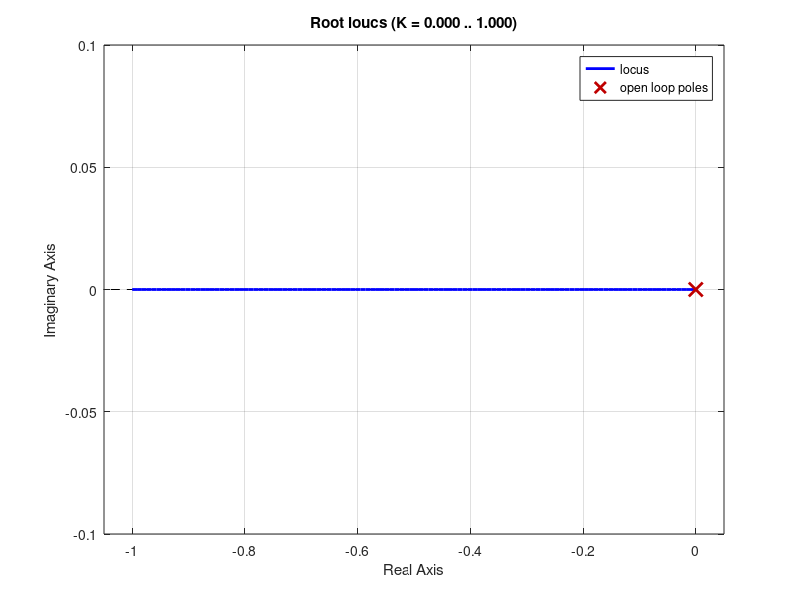
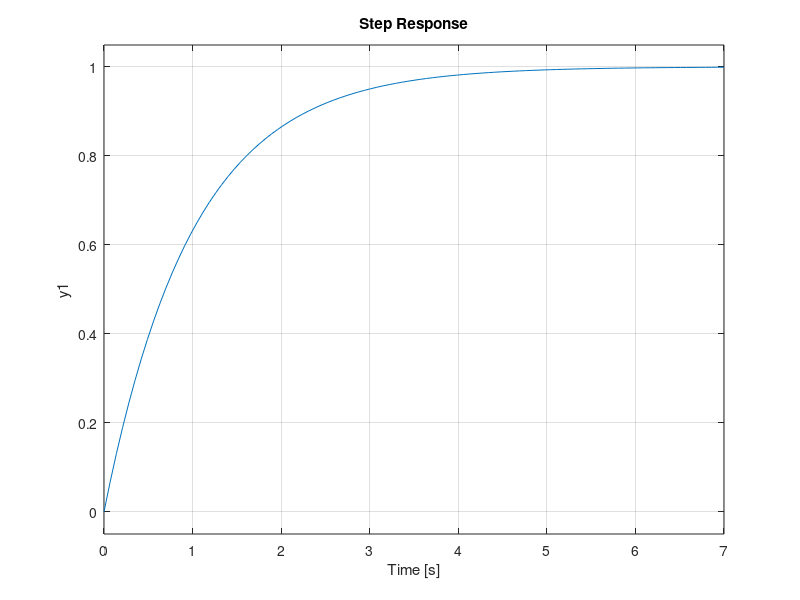

Write the MATLAB code that produced these figures, in order. (Note: this script raises an error after producing the figures.)
%% Clear Workspace
clear;
clc;
close all;  
%% Parametri del sitema
s = tf('s');
% FdT dell'impianto
G = 1/(s + 1);
% PI in cancellazione
R = (s + 1)/s;
%% Parametri del sitema
figure(1)
rlocus(minreal(R*G));
%ispeziono il luogo per trovare k
%R = 15*R  TDB
figure(2);
%risposta al gradino
step(minreal(R*G/(1+R*G)));
stepinfo(minreal(R*G/(1+R*G)), SettlingTimeThreshold=0.05);
%% Sintesi del controllore

%R_lti = ss(R);
lti = ss(R);
% R è una FdT
R = tf(lti);

%Sistema nello spazio degli stati
R_lti1 = ss(R);
ctrl_A = R_lti1.A;
ctrl_B = R_lti1.B;
ctrl_C = R_lti1.C;
ctrl_D = R_lti1.D;

% Forma 'Compagna' di CONTROLLABILITA'
R_lti2 =  canon(R, 'companion');


% Forma MODALE
R_lti3 =  canon(R, 'modal');

% ricaviamo modelli matriciali differenti
% R_lti1
% R_lti2
% R_lti3